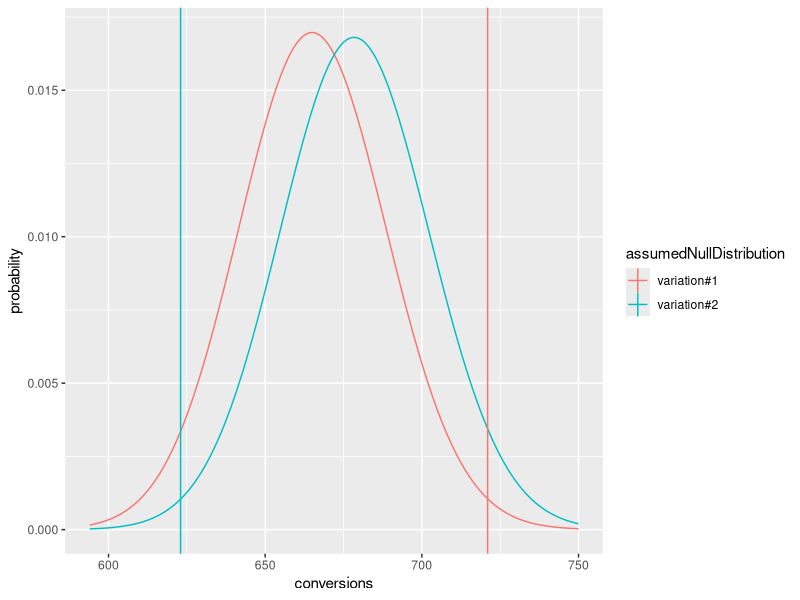

The R source for this figure:
## ---- chunk 1
# R example working a rate significance test related to the problem stated in http://blog.sumall.com/journal/optimizely-got-me-fired.html
# See: http://www.win-vector.com/blog/2014/05/a-clear-picture-of-power-and-significance-in-ab-tests/ for more writing on this
# Note: we are using exact tail-probability from the binomial distribution exactly.   This is easy
# to do (as it is a built in function in many languages) and more faithful to the underlying
# assumed model than using a normal approximation (though a normal approximation is certainly good enough).

# to rebuild
# echo "library(knitr); knit('rateTestExample.Rmd')" | R --vanilla ; pandoc rateTestExample.md -o rateTestExample.html

# type in data
d <- data.frame(name=c('variation#1','variation#2'),visitors=c(3920,3999),conversions=c(721,623))
d$rates <- d$conversions/d$visitors
print(d)

# for our null-hypothesis assume the two rates are identical.
# under this hypothesis we can pool the data to get an estimate of what
# common rate we are looking at.
baseRate <- sum(d$conversions)/sum(d$visitors)
print(baseRate)

# write down how far the observed counts are from the expected values
d$expectation <- d$visitors*baseRate
d$difference <- d$conversions-d$expectation

# compute the one and two-sided significances of this from a Binomial model
# return p( lowConversions <= conversions <= highConversions | visitors,rate)
pInterval <- function(visitors,rate,lowConversions,highConversions) {
  # pbinom(obs,total,rate) = P[obs <= total | rate]
  pbinom(highConversions,visitors,rate) - 
     pbinom(lowConversions-1,visitors,rate)
}
d$pAtLeastAbsDiff <- 1 - pInterval(d$visitors,baseRate,
   d$expectation-(abs(d$difference)-1),
   d$expectation+(abs(d$difference)-1))

# also show estimate of typical deviation and z-like score
d$expectedDeviation <- sqrt(baseRate*(1-baseRate)*d$visitors)
d$Z <- abs(d$difference)/d$expectedDeviation

print(d)

# plot pooled rate null-hypothesis
library(ggplot2)
library(reshape2)
plotD <- data.frame(conversions=
   (floor(min(d$expectation) - 3*max(d$expectedDeviation))):
   (ceiling(max(d$expectation) + 3*max(d$expectedDeviation))))
plotD[,as.character(d$name[1])] <- dbinom(plotD$conversions,d$visitors[1],baseRate)
plotD[,as.character(d$name[2])] <- dbinom(plotD$conversions,d$visitors[2],baseRate)


thinD <- melt(plotD,id.vars=c('conversions'),
   variable.name='assumedNullDistribution',value.name='probability')
# In this plot the two distributions are assumed to have the same
# conversion rate, so the only distributional difference is from the
# different total number of visitors.  The vertical lines are the
# observed conversion counts for each group.
ggplot(data=thinD,aes(x=conversions,y=probability,color=assumedNullDistribution)) + 
   geom_line() + geom_vline(data=d,aes(xintercept=conversions,color=name))

